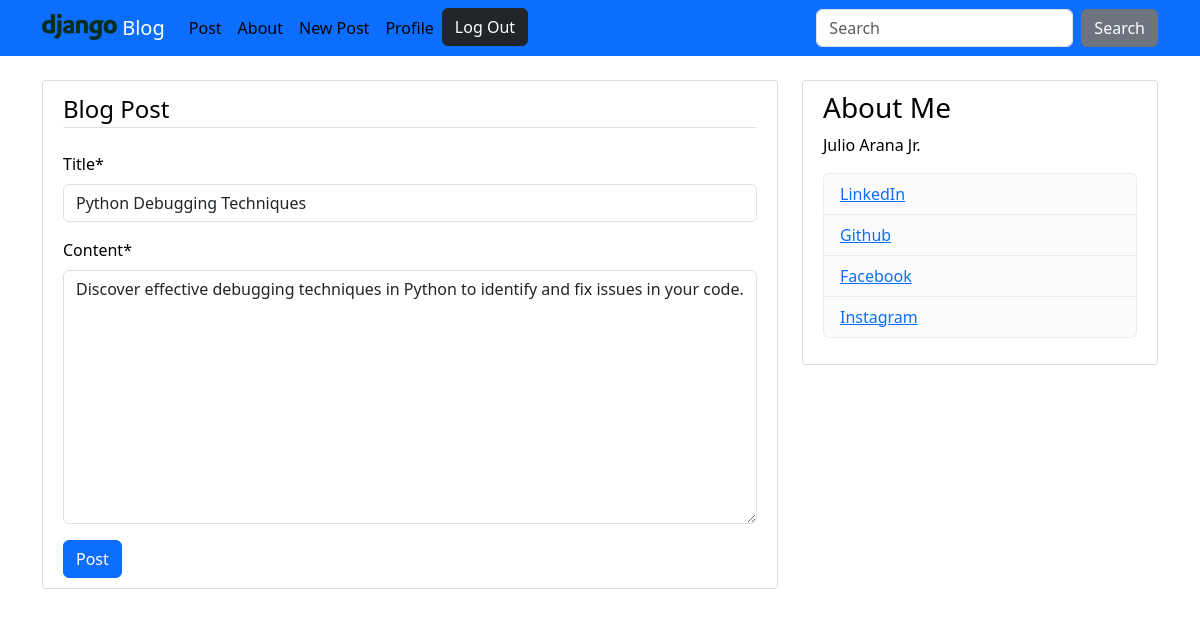
Before: /blog/post/32/update/ (signed in) with the older database file.
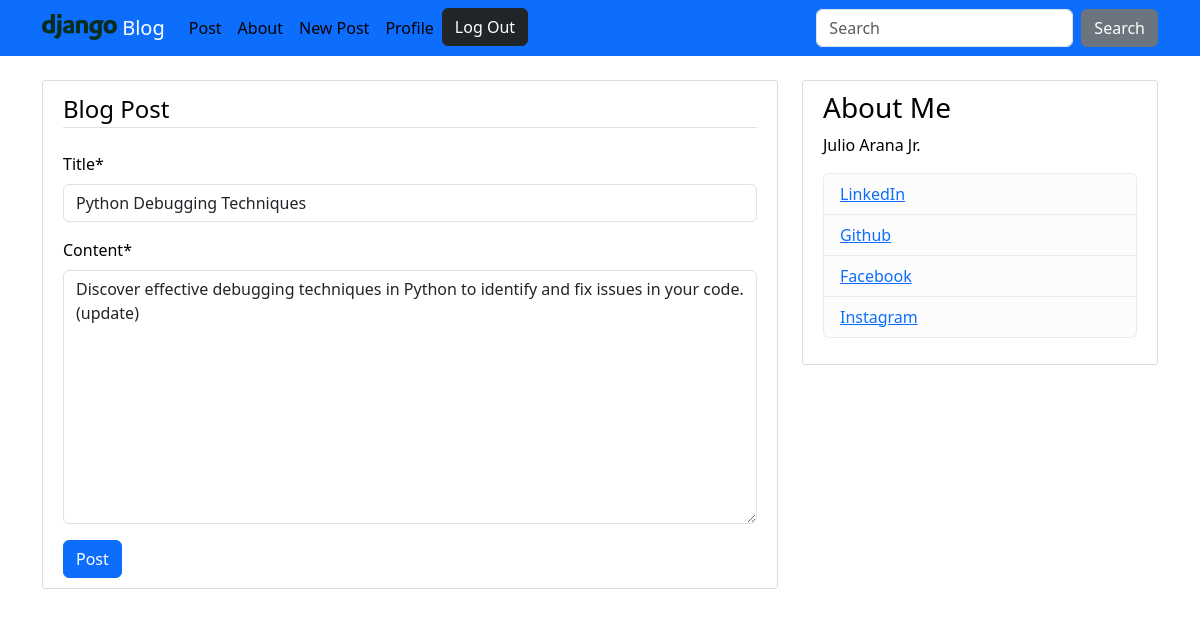
After: the same page with the newer database file.
### blog/models.py (models this page shows, shortened)
class Post(models.Model):
    title = models.CharField(max_length=100)
    content = models.TextField()
    date_posted = models.DateTimeField(default=timezone.now)
    author = models.ForeignKey(User, on_delete=models.CASCADE)

### blog/views.py (the view, shortened to what this page needs)
# urls.py: path("post/<int:pk>/update/", PostUpdateView.as_view(), name="post-update"),
class PostUpdateView(LoginRequiredMixin, UserPassesTestMixin, UpdateView):
    model = Post
    fields = ["title", "content"]
    def test_func(self):
        post = self.get_object()
        if self.request.user == post.author:
            return True
        return False

### templates/blog/post_form.html (shortened to what this page needs)
{% extends "base.html" %}
{% load crispy_forms_tags %}
{% block content %}
    <div class="content-section">
        <form method="POST">
            <fieldset class="form-group">
                <legend class="border-bottom mb-4">Blog Post</legend>
                {{ form|crispy }}
            </fieldset>
            <div class="form-group">
                <button class="btn btn-primary" type="submit">Post</button>
            </div>
        </form>
    </div>
{% endblock content %}

Changed rows visible on the page:
changed Post "Python Debugging Techniques": content "Discover effective debugging techniques in Python to identify and fix issues in your code." → "Discover effective debugging techniques in Python to identify and fix issues in your code.(update)"
